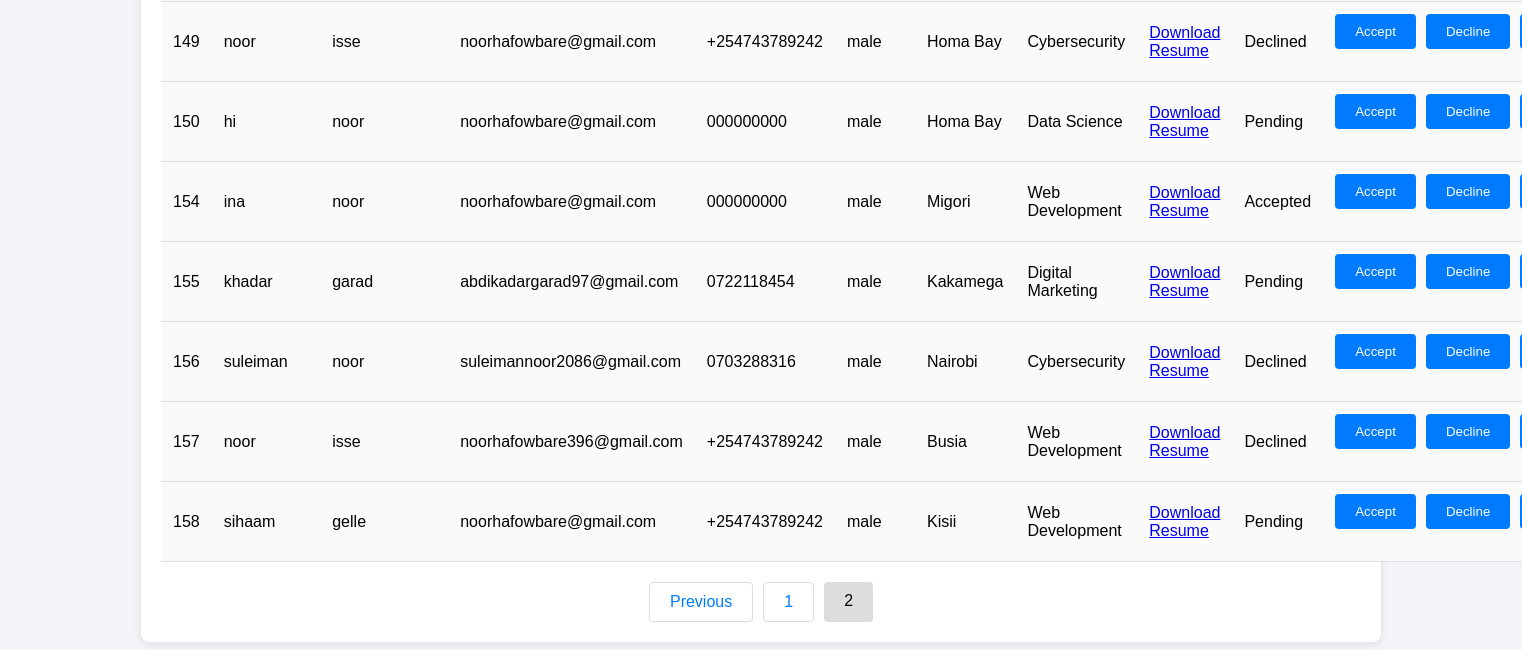
The page /admin/applications?page=2&search= (lower part) on the database as committed earlier.
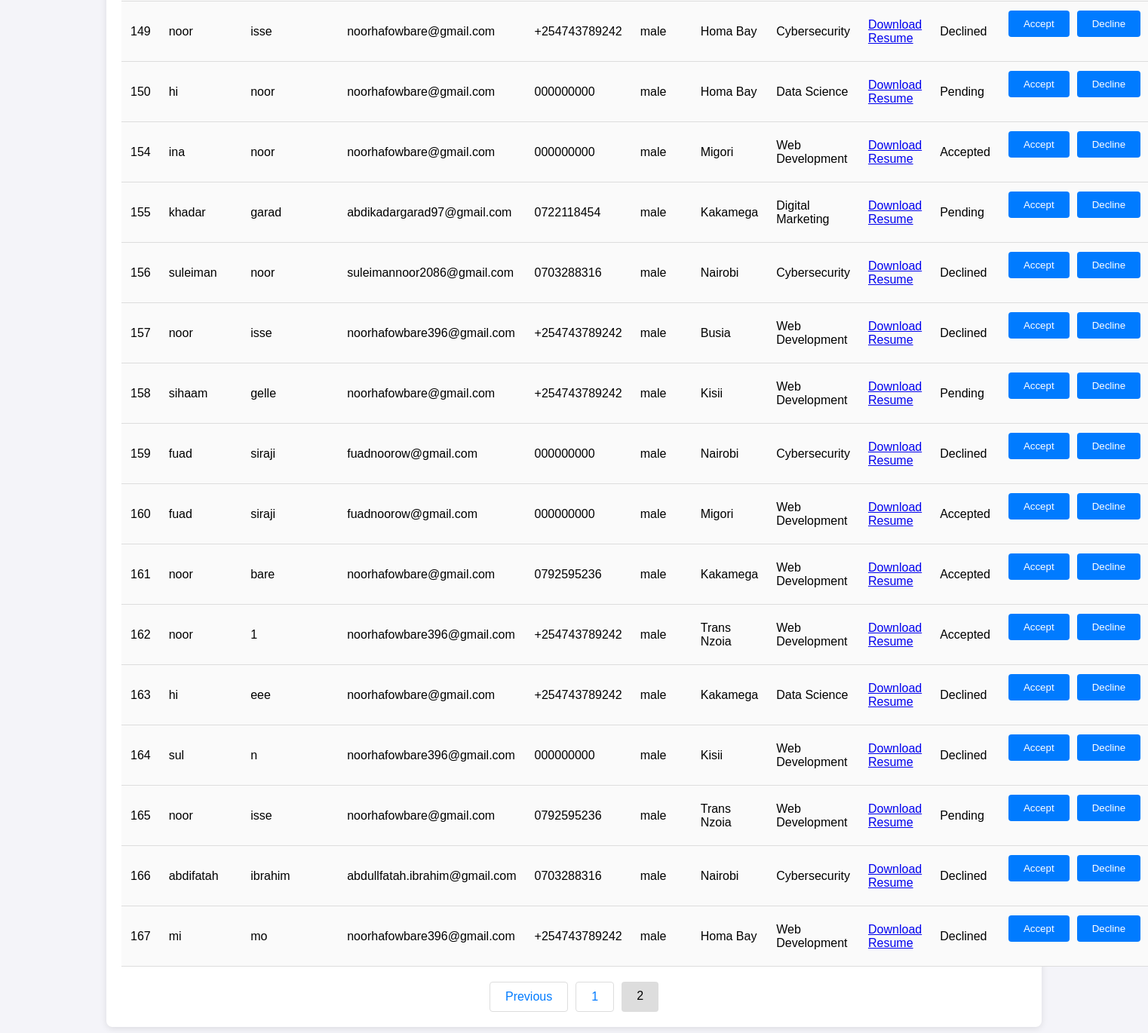
The same page on the database as committed later.
### tables this page shows
CREATE TABLE applications (
                    id INTEGER PRIMARY KEY AUTOINCREMENT,
                    first_name TEXT NOT NULL,
                    last_name TEXT NOT NULL,
                    email TEXT NOT NULL,
                    phone TEXT NOT NULL,
                    gender TEXT NOT NULL,
                    county TEXT NOT NULL,
                    course TEXT NOT NULL
                , status TEXT DEFAULT 'Pending', resume_path TEXT);

### app.py (the view)
@app.route('/admin/applications')
def view_applications():
    search = request.args.get('search', '')  # Search functionality
    page = request.args.get('page', 1, type=int)
    per_page = 80  # Number of records per page
    offset = (page - 1) * per_page
    conn = get_db_connection()
    search_query = f"%{search}%"  # Format search term for SQL LIKE
    applications = conn.execute(
        'SELECT * FROM applications WHERE first_name LIKE ? OR last_name LIKE ? LIMIT ? OFFSET ?',
        (search_query, search_query, per_page, offset)
    ).fetchall()
    total_query = 'SELECT COUNT(*) FROM applications WHERE first_name LIKE ? OR last_name LIKE ?'
    total = conn.execute(total_query, (search_query, search_query)).fetchone()[0]
    conn.close()
    return render_template('applications.html', applications=applications, page=page, per_page=per_page, total=total, search=search)

### app.py (called while the page is built)
def get_db_connection():
    conn = sqlite3.connect('database.db')
    conn.row_factory = sqlite3.Row
    return conn

### templates/applications.html (shortened to what this page needs)
<!DOCTYPE html>
<html lang="en">
  <head>
    <link
      rel="stylesheet"
      href="{{ url_for('static', filename='css/applications.css') }}"
    />
    <link
      href="https://cdn.jsdelivr.net/npm/sweetalert2@11/dist/sweetalert2.min.css"
      rel="stylesheet"
    />
  </head>
  <body>
    <div class="container">
      <table>
        <tbody>
          {% for application in applications %}
          <tr>
            <td>{{ application.id }}</td>
            <td>{{ application.first_name }}</td>
            <td>{{ application.last_name }}</td>
            <td>{{ application.email }}</td>
            <td>{{ application.phone }}</td>
            <td>{{ application.gender }}</td>
            <td>{{ application.county }}</td>
            <td>{{ application.course }}</td>
            <td>
              {% if application.resume_path %}
              <a
                href="{{ url_for('download_file', filename=application.resume_path.split('/')[-1]) }}"
                target="_blank"
                >Download Resume</a
              >
              {% else %} No resume uploaded {% endif %}
            </td>
            <td>
              <span class="status-label {{ application.status | lower }}"
                >{{ application.status }}</span
              >
            </td>
            <td>
              <div class="actions-container">
                <form
                  action="/accept_application/{{ application.id }}"
                  method="POST"
                  style="display: inline"
                >
                  <button type="submit" class="btn btn-success">Accept</button>
                </form>
                <form
                  action="/decline_application/{{ application.id }}"
                  method="POST"
                  style="display: inline"
                >
                  <button type="submit" class="btn btn-danger">Decline</button>
                </form>
              </div>
            </td>
          </tr>
          {% endfor %}
        </tbody>
      </table>
<div class="pagination">
  {% if page > 1 %}
    <a href="{{ url_for('view_applications', page=page-1, search=search) }}">Previous</a>
  {% endif %}
  {% for p in range(1, total // per_page + 2) %}
    {% if p == page %}
      <span class="current-page">{{ p }}</span>
    {% else %}
      <a href="{{ url_for('view_applications', page=p, search=search) }}">{{ p }}</a>
    {% endif %}
  {% endfor %}
</div>
  </body>
</html>

### static/css/applications.css (style rules this page uses)
body { font-family: Arial, sans-serif; background-color: #f4f4f9; margin: 0; padding: 0; }
.container { width: 90%; max-width: 1200px; margin: 20px auto; padding: 20px; background-color: #fff; border-radius: 8px; box-shadow: 0 2px 10px rgba(0, 0, 0, 0.1); }
table { width: 100%; border-collapse: collapse; margin-top: 20px; }
th, tr { border-bottom: 1px solid #ddd; }
tr:nth-child(even) { background-color: #f9f9f9; }
tr:nth-child(odd) { background-color: #ffffff; }
.actions-container { display: flex; gap: 10px; }
.btn-success { background-color: #28a745; color: white; }
.btn-danger { background-color: #dc3545; color: white; }
.pagination { display: flex; justify-content: center; margin-top: 20px; }
.pagination a { padding: 10px 20px; text-decoration: none; color: #007bff; border: 1px solid #ddd; border-radius: 4px; margin: 0 5px; transition: background-color 0.3s ease; }
.pagination span { padding: 10px 20px; margin: 0 5px; background-color: #ddd; border-radius: 4px; }

Rows that differ between the two databases and show on the page:
added applications: id "159", first_name "fuad", last_name "siraji", email "fuadnoorow@gmail.com", phone "000000000", gender "male", county "Nairobi", course "Cybersecurity", status "Declined"
added applications: id "160", first_name "fuad", last_name "siraji", email "fuadnoorow@gmail.com", phone "000000000", gender "male", county "Migori", course "Web Development", status "Accepted"
added applications: id "161", first_name "noor", last_name "bare", email "noorhafowbare@gmail.com", phone "0792595236", gender "male", county "Kakamega", course "Web Development", status "Accepted"
added applications: id "162", first_name "noor", last_name "1", email "noorhafowbare396@gmail.com", phone "+254743789242", gender "male", county "Trans Nzoia", course "Web Development", status "Accepted"
added applications: id "163", first_name "hi", last_name "eee", email "noorhafowbare@gmail.com", phone "+254743789242", gender "male", county "Kakamega", course "Data Science", status "Declined"
added applications: id "164", first_name "sul", last_name "n", email "noorhafowbare396@gmail.com", phone "000000000", gender "male", county "Kisii", course "Web Development", status "Declined"
added applications: id "165", first_name "noor", last_name "isse", email "noorhafowbare@gmail.com", phone "0792595236", gender "male", county "Trans Nzoia", course "Web Development", status "Pending"
added applications: id "166", first_name "abdifatah", last_name "ibrahim", email "abdullfatah.ibrahim@gmail.com", phone "0703288316", gender "male", county "Nairobi", course "Cybersecurity", status "Declined"
added applications: id "167", first_name "mi", last_name "mo", email "noorhafowbare396@gmail.com", phone "+254743789242", gender "male", county "Homa Bay", course "Web Development", status "Declined"
